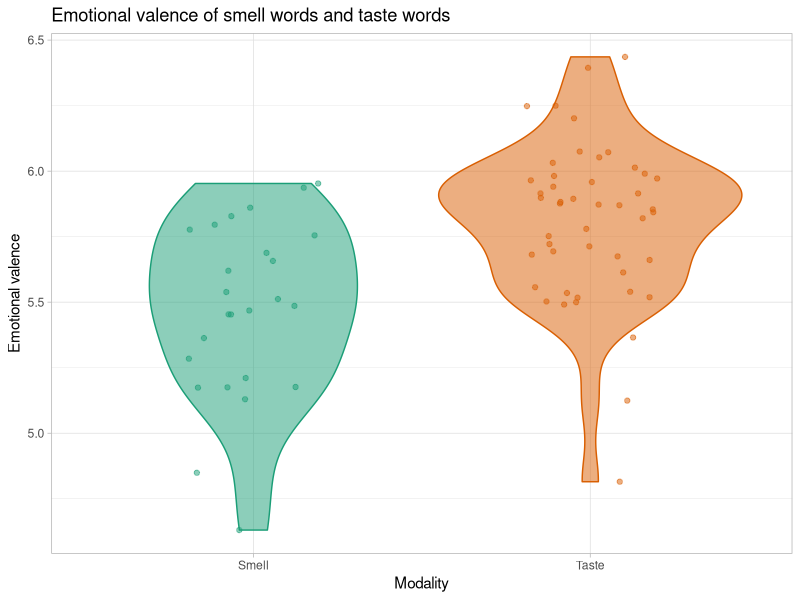

Source code (R):
## ---- chunk 1
#| label: setup
#| message: false
#| echo: false

library(tidyverse)
theme_set(theme_light())

options(ggplot2.discrete.fill = RColorBrewer::brewer.pal(8, "Dark2"))
options(ggplot2.discrete.colour = RColorBrewer::brewer.pal(8, "Dark2"))

options(dplyr.summarise.inform = FALSE)

my_seed <- 8878

# library(lme4)
# library(lmerTest)
## ---- chunk 2
#| label: senses-valence
#| message: false

senses_valence <- read_csv("data/senses_valence.csv") %>%
  filter(Modality %in% c("Smell", "Taste")) %>% 
  mutate(Modality = factor(Modality))
## ---- chunk 3
#| label: val-mod-violin
#| echo: false

senses_valence %>% 
  ggplot(aes(x = Modality, y = Val, fill = Modality, colour = Modality)) +
  geom_violin(alpha = 0.5) +
  geom_jitter(alpha = 0.5, width = 0.2) +
  theme(legend.position = 'none') +
  labs(
    y     = 'Emotional valence',
    title = 'Emotional valence of smell words and taste words'
  )
## ---- chunk 4
#| label: val-mod-contrasts

contrasts(senses_valence$Modality)
## ---- chunk 5
#| label: si
#| message: false

si <- read_csv("data/si.csv") %>%
  mutate(
    SI = factor(SI, levels = c("no_scalar", "scalar")),  # make into a factor
    logfreq = log(freq),                                 # log the frequency
    logfreq_c = logfreq - mean(logfreq),                 # centre logfreq
    semdist_c = semdist - mean(semdist)                  # centre semdist
  )
## ---- chunk 6
#| label: si-contrasts

contrasts(si$SI)
